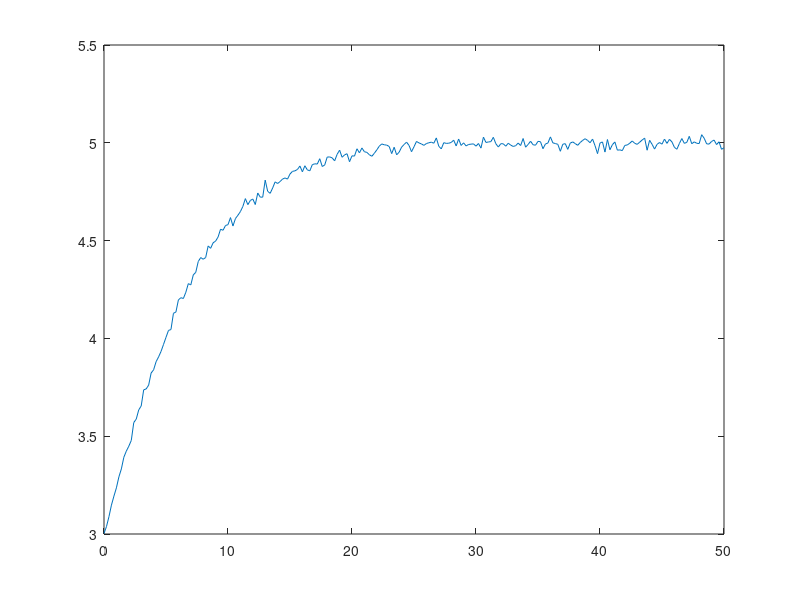

The MATLAB source for this figure:
f = @(x, eps) 5 ./ (1 + 2 .* exp(-0.2 .* x) ./ 3) + eps
x = [0 : 0.2 : 50];
eps = randn(1, length(x))/50;
y = f(x, eps);
plot(x, y)